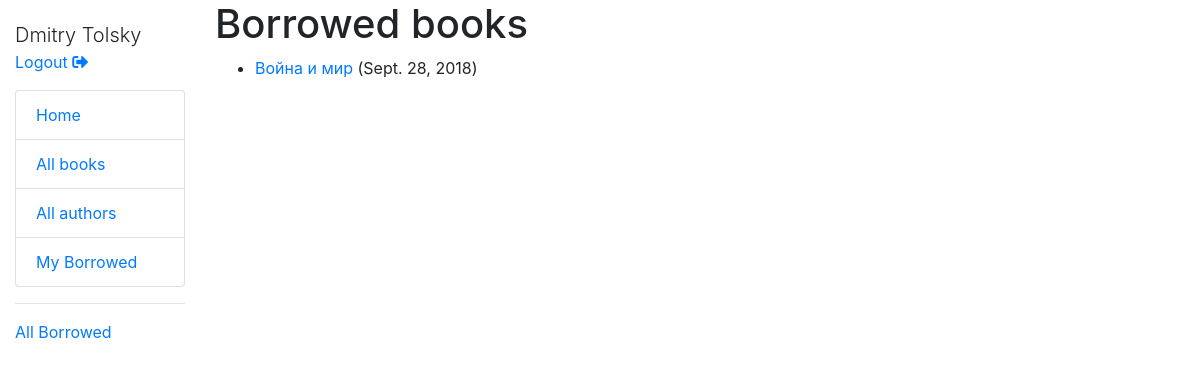
Before: /catalog/mybooks/ (signed in) with the older database file.
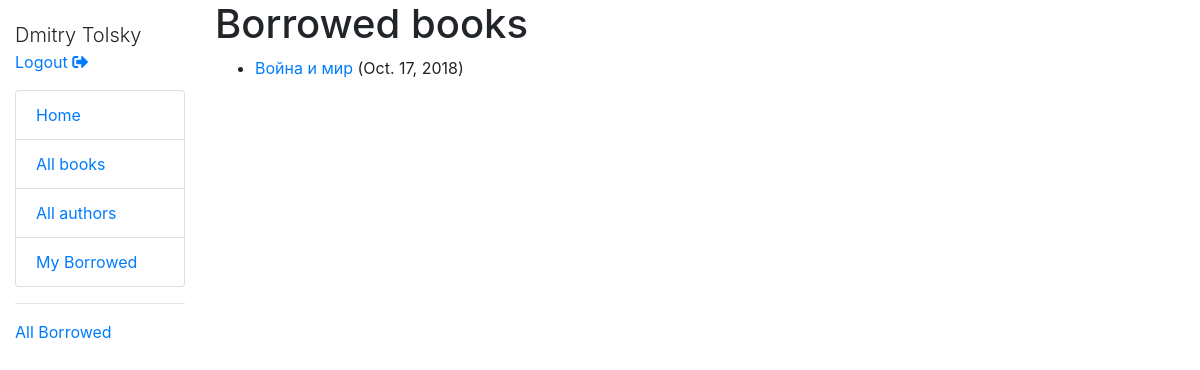
After: the same page with the newer database file.
### catalog/models.py (models this page shows, shortened)
class BookInstance(models.Model):
    id = models.UUIDField(primary_key=True, default=uuid.uuid4, help_text="Unique ID for this particular book across whole library")
    book = models.ForeignKey('Book', on_delete=models.SET_NULL, null=True)
    imprint = models.CharField(max_length=200)
    due_back = models.DateField(null=True, blank=True)
    borrower = models.ForeignKey(User, on_delete=models.SET_NULL, null=True, blank=True)
    LOAN_STATUS = (
        ('m', 'Maintenance'),
        ('o', 'On loan'),
        ('a', 'Available'),
        ('r', 'Reserved')
    )
    status = models.CharField(max_length=1, choices=LOAN_STATUS, blank=True, default='m', help_text="Book availability")
    class Meta:
        ordering = ["due_back"]
        permissions = (
            ("can_mark_returned", "Set book as returned"),
        )
    @property
    def is_overdue(self):
        if self.due_back and date.today() > self.due_back:
            return True
        return False

class Book(models.Model):
    title = models.CharField(max_length=200)
    author = models.ForeignKey('Author', on_delete=models.SET_NULL, null=True)
    summary = models.TextField(max_length=1000, help_text="Enter a brief description of the book.")
    isbn = models.CharField('ISBN', max_length=13, help_text='13 Character <a href="https://www.isbn-international.org/content/what-isbn">ISBN number</a>')
    genre = models.ManyToManyField(Genre, help_text="Select a genre for this book.")
    language = models.ForeignKey('Language', on_delete=models.SET_NULL, null=True)
    def display_genre(self):
        return ', '.join([genre.name for genre in self.genre.all()[:3]])
    display_genre.short_description = 'Genre'

### catalog/views.py (the view)
class LoanedBooksByUserListView(LoginRequiredMixin, generic.ListView):
    model = BookInstance
    template_name = 'catalog/bookinstance_list_borrowed_user.html'
    paginate_by = 10
    def get_queryset(self):
        return BookInstance.objects.filter(borrower=self.request.user).filter(status__exact='o').order_by('due_back')

### catalog/templates/catalog/bookinstance_list_borrowed_user.html
{% extends "base_generic.html" %}
{% block content %}
    <h1>Borrowed books</h1>
    {% if bookinstance_list %}
        <ul>
        {% for bookinstance in bookinstance_list %}
            <li class="{% if bookinstance.is_overdue %}text-danger{% endif %}">
                <a href="{% url 'book-detail' bookinstance.book.pk %}">{{ bookinstance.book.title }}</a> ({{ bookinstance.due_back }})
            </li>
        {% endfor %}
        </ul>
    {% else %}
        <p>There are no borrowed.</p>
    {% endif %}
{% endblock %}

Changed rows visible on the page:
changed BookInstance "Война и мир": due_back "Sept. 28, 2018" → "Oct. 17, 2018"
